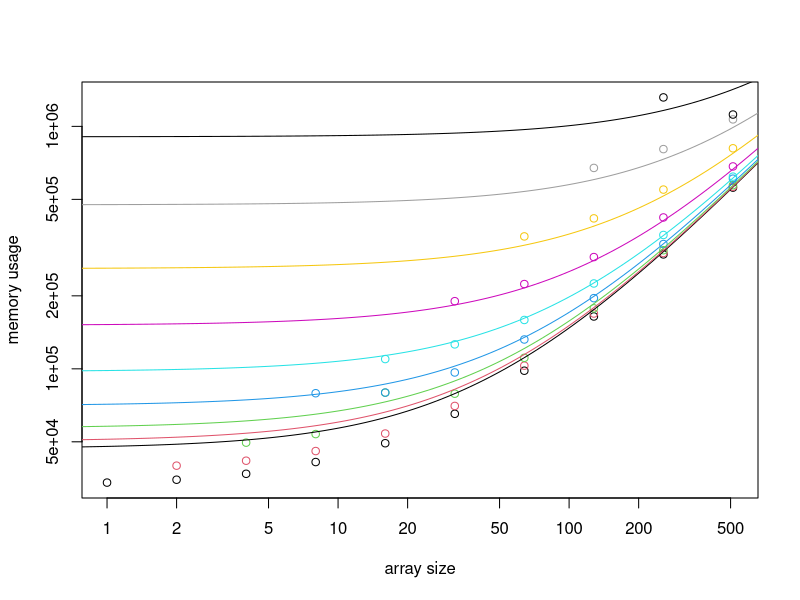
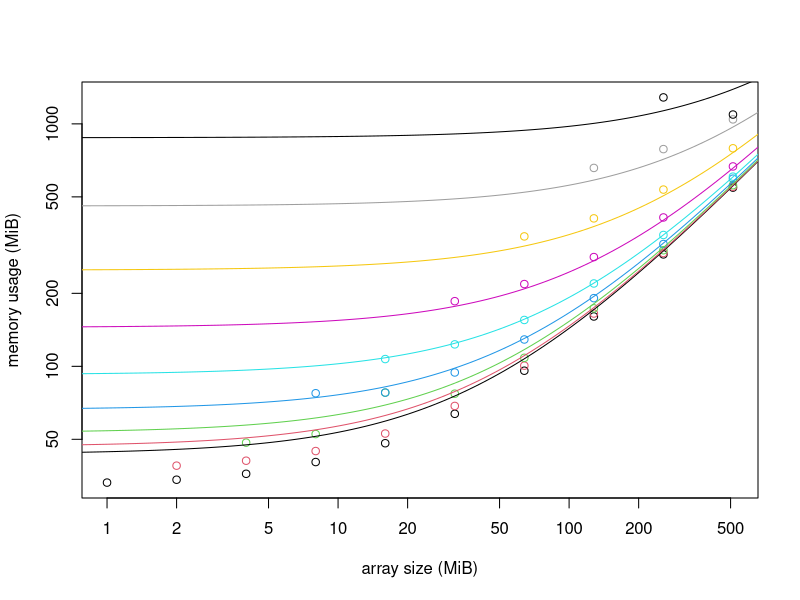
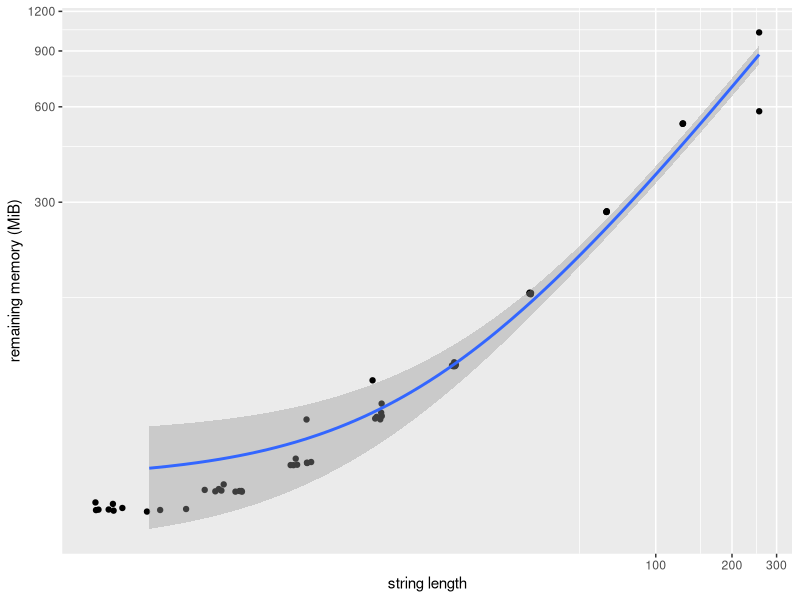

Source code (R) for these figures, in order:
data <- read.csv("results.csv", header = FALSE)
names(data) <- c("array", "string", "memory")
attach(data)

regression <- lm(memory ~ array + string)
summary(regression)

plot(array, memory, col = log(string, 2) + 1, log = "xy", xlab = "array size", ylab = "memory usage")
for (i in 0:8) {
  s = 2 ^ i
  abline(regression$coefficients[1] + regression$coefficients[3] * s, regression$coefficients[2],
         untf = TRUE, col = i + 1)
}

# Quadratic? Doesn't help that much
string2 <- string ^ 2
regression2 <- lm(memory ~ array + string + string2)
summary(regression2)

# Fix one of the coefficients
memory <- memory / 1024
remaining_memory <- memory - array
regression3 <- lm(remaining_memory ~ string)
summary(regression3)

plot(array, memory, col = log(string, 2) + 1, log = "xy", xlab = "array size (MiB)", ylab = "memory usage (MiB)")
for (i in 0:8) {
  s = 2 ^ i
  abline(regression3$coefficients[1] + regression3$coefficients[2] * s, 1, untf = TRUE, col = i + 1)
}

library(ggplot2)
df <- data.frame(string = string, remaining_memory = remaining_memory)
ggplot(df, aes(string, remaining_memory)) + geom_jitter(width = 0.4) + geom_smooth(method = 'lm') +
  coord_trans(x = "log10", y = "log10") + xlab("string length") + ylab("remaining memory (MiB)")
